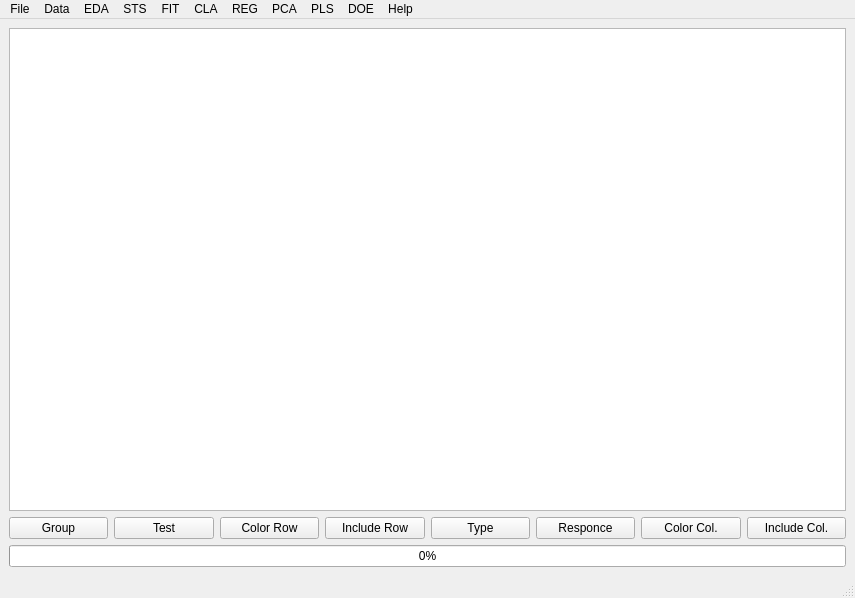
<?xml version="1.0" encoding="UTF-8"?>
<ui version="4.0">
 <class>MainWindow</class>
 <widget class="QMainWindow" name="MainWindow">
  <property name="enabled">
   <bool>true</bool>
  </property>
  <property name="geometry">
   <rect>
    <x>0</x>
    <y>0</y>
    <width>855</width>
    <height>598</height>
   </rect>
  </property>
  <property name="windowTitle">
   <string>Data Processing</string>
  </property>
  <property name="windowIcon">
   <iconset>
    <normaloff>dpf.png</normaloff>dpf.png</iconset>
  </property>
  <property name="toolButtonStyle">
   <enum>Qt::ToolButtonIconOnly</enum>
  </property>
  <widget class="QWidget" name="centralwidget">
   <layout class="QVBoxLayout" name="verticalLayout">
    <item>
     <widget class="QTableView" name="view"/>
    </item>
    <item>
     <layout class="QHBoxLayout" name="horizontalLayout">
      <item>
       <widget class="QPushButton" name="pushButton_Gr">
        <property name="text">
         <string>Group</string>
        </property>
       </widget>
      </item>
      <item>
       <widget class="QPushButton" name="pushButton_Ts">
        <property name="text">
         <string>Test</string>
        </property>
       </widget>
      </item>
      <item>
       <widget class="QPushButton" name="pushButton_Cr">
        <property name="text">
         <string>Color Row</string>
        </property>
       </widget>
      </item>
      <item>
       <widget class="QPushButton" name="pushButton_Ir">
        <property name="text">
         <string>Include Row</string>
        </property>
       </widget>
      </item>
      <item>
       <widget class="QPushButton" name="pushButton_Ty">
        <property name="text">
         <string>Type</string>
        </property>
       </widget>
      </item>
      <item>
       <widget class="QPushButton" name="pushButton_Gc">
        <property name="text">
         <string>Responce</string>
        </property>
       </widget>
      </item>
      <item>
       <widget class="QPushButton" name="pushButton_Cc">
        <property name="text">
         <string>Color Col.</string>
        </property>
       </widget>
      </item>
      <item>
       <widget class="QPushButton" name="pushButton_Ic">
        <property name="text">
         <string>Include Col.</string>
        </property>
       </widget>
      </item>
     </layout>
    </item>
    <item>
     <widget class="QProgressBar" name="progressBar">
      <property name="value">
       <number>0</number>
      </property>
     </widget>
    </item>
   </layout>
  </widget>
  <widget class="QMenuBar" name="menubar">
   <property name="geometry">
    <rect>
     <x>0</x>
     <y>0</y>
     <width>855</width>
     <height>18</height>
    </rect>
   </property>
   <widget class="QMenu" name="menuFile">
    <property name="title">
     <string>File</string>
    </property>
    <widget class="QMenu" name="menuOpen">
     <property name="title">
      <string>Open</string>
     </property>
     <property name="icon">
      <iconset>
       <normaloff>open.png</normaloff>open.png</iconset>
     </property>
     <addaction name="actionCSV"/>
     <addaction name="actionXLS"/>
     <addaction name="actionDPF"/>
    </widget>
    <addaction name="menuOpen"/>
    <addaction name="separator"/>
    <addaction name="actionExit"/>
   </widget>
   <widget class="QMenu" name="menuData">
    <property name="title">
     <string>Data</string>
    </property>
    <addaction name="actionSend_to_Excel"/>
    <addaction name="actionGet_from_Excel"/>
    <addaction name="actionExport"/>
    <addaction name="actionExclude"/>
    <addaction name="actionMissing"/>
    <addaction name="actionSplit"/>
    <addaction name="actionGroups"/>
   </widget>
   <widget class="QMenu" name="menuEDA">
    <property name="title">
     <string>EDA</string>
    </property>
    <addaction name="actionUnivariate_Plot"/>
    <addaction name="actionUnivariate_by_Groups"/>
    <addaction name="actioUnivariate_by_Row"/>
    <addaction name="separator"/>
    <addaction name="actionBivariate_Plot"/>
    <addaction name="actionBivariate_by_Groups"/>
    <addaction name="actionBivariate_by_Row"/>
    <addaction name="separator"/>
    <addaction name="actionTrivariate_Plot"/>
    <addaction name="separator"/>
    <addaction name="actionMultivariate"/>
    <addaction name="separator"/>
    <addaction name="actionTime_Series"/>
   </widget>
   <widget class="QMenu" name="menuSTS">
    <property name="title">
     <string>STS</string>
    </property>
    <widget class="QMenu" name="menuTests">
     <property name="title">
      <string>Tests</string>
     </property>
     <addaction name="actionAverage_difference"/>
    </widget>
    <addaction name="actionSummary"/>
    <addaction name="actionTranspose"/>
    <addaction name="actionBinning"/>
    <addaction name="actionRow_Unfolding"/>
    <addaction name="separator"/>
    <addaction name="menuTests"/>
   </widget>
   <widget class="QMenu" name="menuPLS">
    <property name="title">
     <string>PLS</string>
    </property>
    <addaction name="actionPLScompo"/>
    <addaction name="actionPLSmodel"/>
    <addaction name="separator"/>
    <addaction name="actionPLSplot"/>
    <addaction name="actionPLSweight"/>
    <addaction name="separator"/>
    <addaction name="actionPLSadditional"/>
    <addaction name="separator"/>
    <addaction name="actionPLSSave_Results_4"/>
   </widget>
   <widget class="QMenu" name="menuDOE">
    <property name="title">
     <string>DOE</string>
    </property>
    <addaction name="actionDOExp_Matrix"/>
    <addaction name="separator"/>
    <addaction name="actionDOEplots"/>
    <addaction name="separator"/>
    <addaction name="actionDOEanalysis"/>
    <addaction name="separator"/>
    <addaction name="actionDOESave_Results_5"/>
   </widget>
   <widget class="QMenu" name="menuHelp">
    <property name="title">
     <string>Help</string>
    </property>
    <addaction name="actionAbout"/>
    <addaction name="actionGetting_Started"/>
    <addaction name="actionColor_Name_Map"/>
   </widget>
   <widget class="QMenu" name="menuPCA">
    <property name="title">
     <string>PCA</string>
    </property>
    <addaction name="actionPCAcompo"/>
    <addaction name="actionPCAmodel_2"/>
    <addaction name="separator"/>
    <addaction name="actionPCAplot_2"/>
    <addaction name="actionPCAscore_2"/>
    <addaction name="actionPCAmixed_2"/>
    <addaction name="separator"/>
    <addaction name="actionPCAadditional_2"/>
    <addaction name="separator"/>
    <addaction name="actionPCASave_Results_3"/>
   </widget>
   <widget class="QMenu" name="menuRegression">
    <property name="title">
     <string>REG</string>
    </property>
    <addaction name="actionREGmodel"/>
    <addaction name="separator"/>
    <addaction name="actionREGeneral_Plots"/>
    <addaction name="separator"/>
    <addaction name="actionREGAdditional_Data"/>
    <addaction name="separator"/>
    <addaction name="actionREGSave_Results_2"/>
   </widget>
   <widget class="QMenu" name="menuCLA">
    <property name="title">
     <string>CLA</string>
    </property>
    <addaction name="actionK_Neighbors"/>
    <addaction name="actionLinear_models"/>
   </widget>
   <widget class="QMenu" name="menuFIT">
    <property name="title">
     <string>FIT</string>
    </property>
    <addaction name="actionFITModel"/>
    <addaction name="separator"/>
    <addaction name="actionFITPlots"/>
    <addaction name="separator"/>
    <addaction name="actionAdditional_Data"/>
    <addaction name="separator"/>
    <addaction name="actionSave_Results_2"/>
   </widget>
   <addaction name="menuFile"/>
   <addaction name="menuData"/>
   <addaction name="menuEDA"/>
   <addaction name="menuSTS"/>
   <addaction name="menuFIT"/>
   <addaction name="menuCLA"/>
   <addaction name="menuRegression"/>
   <addaction name="menuPCA"/>
   <addaction name="menuPLS"/>
   <addaction name="menuDOE"/>
   <addaction name="menuHelp"/>
  </widget>
  <widget class="QStatusBar" name="statusbar"/>
  <action name="actionSave_Results">
   <property name="icon">
    <iconset>
     <normaloff>save.png</normaloff>save.png</iconset>
   </property>
   <property name="text">
    <string>Save Results</string>
   </property>
  </action>
  <action name="actionExit">
   <property name="icon">
    <iconset>
     <normaloff>exit.png</normaloff>exit.png</iconset>
   </property>
   <property name="text">
    <string>Exit</string>
   </property>
  </action>
  <action name="actionSend_to_Excel">
   <property name="icon">
    <iconset>
     <normaloff>send.png</normaloff>send.png</iconset>
   </property>
   <property name="text">
    <string>Send to Excel</string>
   </property>
  </action>
  <action name="actionGet_from_Excel">
   <property name="icon">
    <iconset>
     <normaloff>get.png</normaloff>get.png</iconset>
   </property>
   <property name="text">
    <string>Get from Excel</string>
   </property>
  </action>
  <action name="actionNull_Rows">
   <property name="text">
    <string>Remove Rows</string>
   </property>
  </action>
  <action name="actionNull_Columns">
   <property name="text">
    <string>Remove Columns</string>
   </property>
  </action>
  <action name="actionNUll_Rows">
   <property name="text">
    <string>Null Rows</string>
   </property>
  </action>
  <action name="actionNUll_Columns">
   <property name="text">
    <string>Nul Columns</string>
   </property>
  </action>
  <action name="actionFill_Farward">
   <property name="text">
    <string>Fill Farward</string>
   </property>
  </action>
  <action name="actionFill_Backward">
   <property name="text">
    <string>Fill Backward</string>
   </property>
  </action>
  <action name="actionFill_with_Constant">
   <property name="text">
    <string>Fill with Constant</string>
   </property>
  </action>
  <action name="actionAverage">
   <property name="text">
    <string>Average</string>
   </property>
  </action>
  <action name="actionInterpolate">
   <property name="text">
    <string>Interpolate</string>
   </property>
  </action>
  <action name="actionPCA_reconstrction">
   <property name="text">
    <string>PCA reconstrction</string>
   </property>
  </action>
  <action name="actionBox_Plot">
   <property name="text">
    <string>Box Plot</string>
   </property>
  </action>
  <action name="actionBox_Cox_Normality_Plot">
   <property name="text">
    <string>Box Cox Normality Plot</string>
   </property>
  </action>
  <action name="actionNormal_Probability_Plot">
   <property name="text">
    <string>Normal Probability Plot</string>
   </property>
  </action>
  <action name="actionProbability_Plot_Correlation_Coefficients">
   <property name="text">
    <string>Probability Plot Correlation Coefficients</string>
   </property>
  </action>
  <action name="actionBootstrap_Plot">
   <property name="text">
    <string>Bootstrap Plot</string>
   </property>
  </action>
  <action name="actionHistogram">
   <property name="text">
    <string>Histogram</string>
   </property>
  </action>
  <action name="actionRow_Scatter_Plot">
   <property name="text">
    <string>Row Scatter Plot</string>
   </property>
  </action>
  <action name="actionColumn_Scatter_Plot">
   <property name="text">
    <string>Column Scatter Plot</string>
   </property>
  </action>
  <action name="actionEllipse_Plot">
   <property name="text">
    <string>Ellipse Plot</string>
   </property>
  </action>
  <action name="actionSlide_Plot">
   <property name="text">
    <string>Slide Plot</string>
   </property>
  </action>
  <action name="actionBox_Cox_Linearity_Plot">
   <property name="text">
    <string>Box Cox Linearity Plot</string>
   </property>
  </action>
  <action name="actionProbability_Plot">
   <property name="text">
    <string>Probability Plot</string>
   </property>
  </action>
  <action name="actionBi_Hstogram_Plot">
   <property name="text">
    <string>Bi Hstogram Plot</string>
   </property>
  </action>
  <action name="actionLeast_Squares_Fitting">
   <property name="text">
    <string>Least Squares Fitting</string>
   </property>
  </action>
  <action name="actionContour_Plot">
   <property name="text">
    <string>Contour Plot</string>
   </property>
  </action>
  <action name="actionAutocorrelation_Plot">
   <property name="text">
    <string>Autocorrelation Plot</string>
   </property>
  </action>
  <action name="actionSpectrum_Plot">
   <property name="text">
    <string>Spectrum Plot</string>
   </property>
  </action>
  <action name="actionStar_Plot">
   <property name="text">
    <string>Star Plot</string>
   </property>
  </action>
  <action name="actionScatter_Matrix_Plot">
   <property name="text">
    <string>Scatter Matrix Plot</string>
   </property>
  </action>
  <action name="actionConditioning_Plot">
   <property name="text">
    <string>Conditioning Plot</string>
   </property>
  </action>
  <action name="actionTime_Series_and_Multivariate">
   <property name="text">
    <string>Time Series and Multivariate</string>
   </property>
  </action>
  <action name="actionSummary">
   <property name="icon">
    <iconset>
     <normaloff>summary.png</normaloff>summary.png</iconset>
   </property>
   <property name="text">
    <string>Summary</string>
   </property>
  </action>
  <action name="actionDifference">
   <property name="text">
    <string>Difference </string>
   </property>
  </action>
  <action name="actionTranspose">
   <property name="icon">
    <iconset>
     <normaloff>trans.png</normaloff>trans.png</iconset>
   </property>
   <property name="text">
    <string>Transpose</string>
   </property>
  </action>
  <action name="actionBinning">
   <property name="icon">
    <iconset>
     <normaloff>bin.png</normaloff>bin.png</iconset>
   </property>
   <property name="text">
    <string>Binning</string>
   </property>
  </action>
  <action name="actionRow_Unfolding">
   <property name="icon">
    <iconset>
     <normaloff>row.png</normaloff>row.png</iconset>
   </property>
   <property name="text">
    <string>Row Unfolding</string>
   </property>
  </action>
  <action name="actionPCAcomponent">
   <property name="icon">
    <iconset>
     <normaloff>number.png</normaloff>number.png</iconset>
   </property>
   <property name="text">
    <string>Comp.Number</string>
   </property>
  </action>
  <action name="actionPCAmodel">
   <property name="icon">
    <iconset>
     <normaloff>model.png</normaloff>model.png</iconset>
   </property>
   <property name="text">
    <string>Model</string>
   </property>
  </action>
  <action name="actionVariance">
   <property name="text">
    <string>Variance</string>
   </property>
  </action>
  <action name="actionVariance_Cumulate">
   <property name="text">
    <string>Variance Cumulate</string>
   </property>
  </action>
  <action name="actionLoadings">
   <property name="text">
    <string>Loadings</string>
   </property>
  </action>
  <action name="actionScores">
   <property name="text">
    <string>Scores</string>
   </property>
  </action>
  <action name="actionEllipse">
   <property name="text">
    <string>Ellipse</string>
   </property>
  </action>
  <action name="actionKernel_SVM">
   <property name="text">
    <string>Kernel SVM</string>
   </property>
  </action>
  <action name="actionT_2_Hotelling">
   <property name="text">
    <string>T^2  Hotelling</string>
   </property>
  </action>
  <action name="actionQ_SPE">
   <property name="text">
    <string>Q - SPE</string>
   </property>
  </action>
  <action name="actionSPE_Contribution">
   <property name="text">
    <string>SPE Contribution</string>
   </property>
  </action>
  <action name="actionColumn_REsidual_Plot">
   <property name="text">
    <string>Column Residual Plot</string>
   </property>
  </action>
  <action name="actionCV_Prediction">
   <property name="text">
    <string>CV Prediction</string>
   </property>
  </action>
  <action name="actionPCAscore">
   <property name="icon">
    <iconset>
     <normaloff>score.png</normaloff>score.png</iconset>
   </property>
   <property name="text">
    <string>Score Contribution Plots</string>
   </property>
  </action>
  <action name="actionPoint_to_Point">
   <property name="text">
    <string>Point to Point </string>
   </property>
  </action>
  <action name="actionPoint_to_Average">
   <property name="text">
    <string>Point to Average</string>
   </property>
  </action>
  <action name="actionGroup_t_Group">
   <property name="text">
    <string>Group t Group</string>
   </property>
  </action>
  <action name="actionLoading_vs_Variables">
   <property name="text">
    <string>Loading vs. Variables</string>
   </property>
  </action>
  <action name="actionVariable_vs_Scores">
   <property name="text">
    <string>Variable vs Scores</string>
   </property>
  </action>
  <action name="actionPCR_Regression">
   <property name="text">
    <string>PCR Regression</string>
   </property>
  </action>
  <action name="actionPLScompo">
   <property name="icon">
    <iconset>
     <normaloff>number.png</normaloff>number.png</iconset>
   </property>
   <property name="text">
    <string>Compo.Number</string>
   </property>
  </action>
  <action name="actionPLSmodel">
   <property name="icon">
    <iconset>
     <normaloff>model.png</normaloff>model.png</iconset>
   </property>
   <property name="text">
    <string>Model</string>
   </property>
  </action>
  <action name="actionAll_Fitted_Values">
   <property name="text">
    <string>All Fitted Values</string>
   </property>
  </action>
  <action name="actionFitted_Values">
   <property name="text">
    <string>Fitted Values</string>
   </property>
  </action>
  <action name="actionCoefficients">
   <property name="text">
    <string>Coefficients</string>
   </property>
  </action>
  <action name="actionW_i_space">
   <property name="text">
    <string>W*i space</string>
   </property>
  </action>
  <action name="actionQi_Space">
   <property name="text">
    <string>Qi space</string>
   </property>
  </action>
  <action name="actionW_Qi_space">
   <property name="text">
    <string>W*Qi space</string>
   </property>
  </action>
  <action name="actionScores_2">
   <property name="text">
    <string>Scores</string>
   </property>
  </action>
  <action name="actionT_2_Hotelling_2">
   <property name="text">
    <string>T^2 Hotelling</string>
   </property>
  </action>
  <action name="actionSPE_X">
   <property name="text">
    <string>SPE X</string>
   </property>
  </action>
  <action name="actionSPE_Y">
   <property name="text">
    <string>SPE Y</string>
   </property>
  </action>
  <action name="actionRelationship_T_vs_U">
   <property name="text">
    <string>Relationship: T vs. U</string>
   </property>
  </action>
  <action name="actionCV_Prediction_2">
   <property name="text">
    <string>CV Prediction</string>
   </property>
  </action>
  <action name="actionVIP">
   <property name="text">
    <string>VIP</string>
   </property>
  </action>
  <action name="actionPoint_to_Point_2">
   <property name="text">
    <string>Point to Point</string>
   </property>
  </action>
  <action name="actionPoint_to_Average_2">
   <property name="text">
    <string>Point to Average</string>
   </property>
  </action>
  <action name="actionGroup_to_Group">
   <property name="text">
    <string>Group to Group</string>
   </property>
  </action>
  <action name="actionDOEmodel">
   <property name="icon">
    <iconset>
     <normaloff>model.png</normaloff>model.png</iconset>
   </property>
   <property name="text">
    <string>Model</string>
   </property>
  </action>
  <action name="actionDOEanalysis">
   <property name="icon">
    <iconset>
     <normaloff>analysis.png</normaloff>analysis.png</iconset>
   </property>
   <property name="text">
    <string>Analysis</string>
   </property>
  </action>
  <action name="actionAnova">
   <property name="text">
    <string>Anova</string>
   </property>
  </action>
  <action name="actionCoefficients_2">
   <property name="text">
    <string>Coefficients</string>
   </property>
  </action>
  <action name="actionPredictions">
   <property name="text">
    <string>Predictions</string>
   </property>
  </action>
  <action name="actionResiduals">
   <property name="text">
    <string>Residuals</string>
   </property>
  </action>
  <action name="actionOptimal">
   <property name="text">
    <string>Optimal</string>
   </property>
  </action>
  <action name="actionFactorial_2_levels">
   <property name="text">
    <string>Factorial 2 levels</string>
   </property>
  </action>
  <action name="actionFull_Factorial">
   <property name="text">
    <string>Full Factorial</string>
   </property>
  </action>
  <action name="actionPluckett_Burman_2_level">
   <property name="text">
    <string>Pluckett-Burman 2 level</string>
   </property>
  </action>
  <action name="actionOrdered">
   <property name="text">
    <string>Ordered</string>
   </property>
  </action>
  <action name="actionMain_Effect_Scatter">
   <property name="text">
    <string>Main Effect (Scatter)</string>
   </property>
  </action>
  <action name="actionMean">
   <property name="text">
    <string>Mean</string>
   </property>
  </action>
  <action name="actionBlock_REsponce">
   <property name="text">
    <string>Block REsponce</string>
   </property>
  </action>
  <action name="actionBlock_Responce_vs_Factors">
   <property name="text">
    <string>Block Responce vs. Factors</string>
   </property>
  </action>
  <action name="actionInteraction">
   <property name="text">
    <string>Interaction</string>
   </property>
  </action>
  <action name="actionYouden">
   <property name="text">
    <string>Youden</string>
   </property>
  </action>
  <action name="action_Effects">
   <property name="text">
    <string>|Effects|</string>
   </property>
  </action>
  <action name="actionHalf_Normal">
   <property name="text">
    <string>Half Normal</string>
   </property>
  </action>
  <action name="actionAbout">
   <property name="icon">
    <iconset>
     <normaloff>about.png</normaloff>about.png</iconset>
   </property>
   <property name="text">
    <string>About</string>
   </property>
  </action>
  <action name="actionGetting_Started">
   <property name="icon">
    <iconset>
     <normaloff>Help.png</normaloff>Help.png</iconset>
   </property>
   <property name="text">
    <string>Getting Started</string>
   </property>
  </action>
  <action name="actionColor_Name_Map">
   <property name="icon">
    <iconset>
     <normaloff>color.png</normaloff>color.png</iconset>
   </property>
   <property name="text">
    <string>Color Name Map</string>
   </property>
  </action>
  <action name="actionCSV">
   <property name="icon">
    <iconset>
     <normaloff>csv.png</normaloff>csv.png</iconset>
   </property>
   <property name="text">
    <string>CSV</string>
   </property>
  </action>
  <action name="actionXLS">
   <property name="icon">
    <iconset>
     <normaloff>xls.png</normaloff>xls.png</iconset>
   </property>
   <property name="text">
    <string>XLS/XLSX</string>
   </property>
  </action>
  <action name="actionDPF">
   <property name="icon">
    <iconset>
     <normaloff>dpf.png</normaloff>dpf.png</iconset>
   </property>
   <property name="text">
    <string>DPF</string>
   </property>
  </action>
  <action name="actionUnivariate_Plot">
   <property name="icon">
    <iconset>
     <normaloff>1.png</normaloff>1.png</iconset>
   </property>
   <property name="text">
    <string>Univariate Plot</string>
   </property>
  </action>
  <action name="actionExclude">
   <property name="icon">
    <iconset>
     <normaloff>exclude.png</normaloff>exclude.png</iconset>
   </property>
   <property name="text">
    <string>Exclude</string>
   </property>
  </action>
  <action name="actionMissing">
   <property name="icon">
    <iconset>
     <normaloff>miss.png</normaloff>miss.png</iconset>
   </property>
   <property name="text">
    <string>Missing</string>
   </property>
  </action>
  <action name="actionBivariate_Plot">
   <property name="icon">
    <iconset>
     <normaloff>2.png</normaloff>2.png</iconset>
   </property>
   <property name="text">
    <string>Bivariate Plot</string>
   </property>
  </action>
  <action name="actionTrivariate_Plot">
   <property name="icon">
    <iconset>
     <normaloff>3.png</normaloff>3.png</iconset>
   </property>
   <property name="text">
    <string>Trivariate Plot</string>
   </property>
  </action>
  <action name="actionUnivariate_by_Groups">
   <property name="text">
    <string>Univariate by Groups</string>
   </property>
  </action>
  <action name="actionBivariate_by_Groups">
   <property name="text">
    <string>Bivariate by Groups</string>
   </property>
  </action>
  <action name="actionMultivariate">
   <property name="icon">
    <iconset>
     <normaloff>M.png</normaloff>M.png</iconset>
   </property>
   <property name="text">
    <string>Multivariate</string>
   </property>
  </action>
  <action name="actionRegression">
   <property name="icon">
    <iconset>
     <normaloff>regre.png</normaloff>regre.png</iconset>
   </property>
   <property name="text">
    <string>Regression</string>
   </property>
  </action>
  <action name="actionTime_Series">
   <property name="icon">
    <iconset>
     <normaloff>LT.png</normaloff>LT.png</iconset>
   </property>
   <property name="text">
    <string>Time Series</string>
   </property>
  </action>
  <action name="actionAverage_difference">
   <property name="text">
    <string>Average difference</string>
   </property>
  </action>
  <action name="actionPCAplot">
   <property name="icon">
    <iconset>
     <normaloff>plot.png</normaloff>plot.png</iconset>
   </property>
   <property name="text">
    <string>General Plots</string>
   </property>
  </action>
  <action name="actionPCAadditional">
   <property name="icon">
    <iconset>
     <normaloff>add.png</normaloff>add.png</iconset>
   </property>
   <property name="text">
    <string>Additional Data</string>
   </property>
  </action>
  <action name="actionPCAmixed">
   <property name="icon">
    <iconset>
     <normaloff>mixed.png</normaloff>mixed.png</iconset>
   </property>
   <property name="text">
    <string>Mixed Plots</string>
   </property>
  </action>
  <action name="actionPLSplot">
   <property name="icon">
    <iconset>
     <normaloff>plot.png</normaloff>plot.png</iconset>
   </property>
   <property name="text">
    <string>General Plots</string>
   </property>
  </action>
  <action name="actionPLSadditional">
   <property name="icon">
    <iconset>
     <normaloff>add.png</normaloff>add.png</iconset>
   </property>
   <property name="text">
    <string>Additional Data</string>
   </property>
  </action>
  <action name="actionPLSweight">
   <property name="icon">
    <iconset>
     <normaloff>score.png</normaloff>score.png</iconset>
   </property>
   <property name="text">
    <string>Weight Contribution Plots</string>
   </property>
  </action>
  <action name="actionPCAmodel_2">
   <property name="icon">
    <iconset>
     <normaloff>model.png</normaloff>model.png</iconset>
   </property>
   <property name="text">
    <string>Model</string>
   </property>
  </action>
  <action name="actionPCAcompo">
   <property name="icon">
    <iconset>
     <normaloff>number.png</normaloff>number.png</iconset>
   </property>
   <property name="text">
    <string>Comp.Number</string>
   </property>
  </action>
  <action name="actionPCAplot_2">
   <property name="icon">
    <iconset>
     <normaloff>plot.png</normaloff>plot.png</iconset>
   </property>
   <property name="text">
    <string>General Plots</string>
   </property>
  </action>
  <action name="actionPCAscore_2">
   <property name="icon">
    <iconset>
     <normaloff>score.png</normaloff>score.png</iconset>
   </property>
   <property name="text">
    <string>Score Contribution Plots</string>
   </property>
  </action>
  <action name="actionPCAmixed_2">
   <property name="icon">
    <iconset>
     <normaloff>mixed.png</normaloff>mixed.png</iconset>
   </property>
   <property name="text">
    <string>Mixed Plots</string>
   </property>
  </action>
  <action name="actionPCAadditional_2">
   <property name="icon">
    <iconset>
     <normaloff>add.png</normaloff>add.png</iconset>
   </property>
   <property name="text">
    <string>Additional Data</string>
   </property>
  </action>
  <action name="actionDOEplots">
   <property name="icon">
    <iconset>
     <normaloff>plot.png</normaloff>plot.png</iconset>
   </property>
   <property name="text">
    <string>General Plots</string>
   </property>
  </action>
  <action name="actionDOExp_Matrix">
   <property name="icon">
    <iconset>
     <normaloff>matrix.png</normaloff>matrix.png</iconset>
   </property>
   <property name="text">
    <string>Exp. Matrix</string>
   </property>
  </action>
  <action name="actionRegression_2">
   <property name="text">
    <string>Regression</string>
   </property>
  </action>
  <action name="actionREGmodel">
   <property name="icon">
    <iconset>
     <normaloff>model.png</normaloff>model.png</iconset>
   </property>
   <property name="text">
    <string>Model</string>
   </property>
  </action>
  <action name="actionREGeneral_Plots">
   <property name="icon">
    <iconset>
     <normaloff>plot.png</normaloff>plot.png</iconset>
   </property>
   <property name="text">
    <string>General Plots</string>
   </property>
  </action>
  <action name="actionREGSave_Results_2">
   <property name="icon">
    <iconset>
     <normaloff>save.png</normaloff>save.png</iconset>
   </property>
   <property name="text">
    <string>Save Results</string>
   </property>
  </action>
  <action name="actionPCASave_Results_3">
   <property name="icon">
    <iconset>
     <normaloff>save.png</normaloff>save.png</iconset>
   </property>
   <property name="text">
    <string>Save Results</string>
   </property>
  </action>
  <action name="actionPLSSave_Results_4">
   <property name="icon">
    <iconset>
     <normaloff>save.png</normaloff>save.png</iconset>
   </property>
   <property name="text">
    <string>Save Results</string>
   </property>
  </action>
  <action name="actionDOESave_Results_5">
   <property name="icon">
    <iconset>
     <normaloff>save.png</normaloff>save.png</iconset>
   </property>
   <property name="text">
    <string>Save Results</string>
   </property>
  </action>
  <action name="actionK_Neighbors">
   <property name="text">
    <string>K-Neighbors</string>
   </property>
  </action>
  <action name="actionSplit">
   <property name="icon">
    <iconset>
     <normaloff>split.png</normaloff>split.png</iconset>
   </property>
   <property name="text">
    <string>Split</string>
   </property>
  </action>
  <action name="actionLinear_models">
   <property name="text">
    <string>Linear Models</string>
   </property>
  </action>
  <action name="actionLinear_SVN">
   <property name="text">
    <string>Linear SVC</string>
   </property>
  </action>
  <action name="actionLogistic">
   <property name="text">
    <string>Logistic</string>
   </property>
  </action>
  <action name="actionFITModel">
   <property name="icon">
    <iconset>
     <normaloff>save.png</normaloff>save.png</iconset>
   </property>
   <property name="text">
    <string>Model</string>
   </property>
  </action>
  <action name="actionREGAdditional_Data">
   <property name="icon">
    <iconset>
     <normaloff>add.png</normaloff>add.png</iconset>
   </property>
   <property name="text">
    <string>Additional Data</string>
   </property>
  </action>
  <action name="actionGroups">
   <property name="icon">
    <iconset>
     <normaloff>group.png</normaloff>group.png</iconset>
   </property>
   <property name="text">
    <string>Groups</string>
   </property>
  </action>
  <action name="actionInclude">
   <property name="icon">
    <iconset>
     <normaloff>include.png</normaloff>include.png</iconset>
   </property>
   <property name="text">
    <string>Include</string>
   </property>
  </action>
  <action name="actioUnivariate_by_Row">
   <property name="text">
    <string>Univariate by Row</string>
   </property>
  </action>
  <action name="actionBivariate_by_Row">
   <property name="text">
    <string>Bivariate by Row</string>
   </property>
  </action>
  <action name="actionFITPlots">
   <property name="icon">
    <iconset>
     <normaloff>plot.png</normaloff>plot.png</iconset>
   </property>
   <property name="text">
    <string>General Plots</string>
   </property>
  </action>
  <action name="actionAdditional_Data">
   <property name="icon">
    <iconset>
     <normaloff>add.png</normaloff>add.png</iconset>
   </property>
   <property name="text">
    <string>Additional Data</string>
   </property>
  </action>
  <action name="actionSave_Results_2">
   <property name="icon">
    <iconset>
     <normaloff>save.png</normaloff>save.png</iconset>
   </property>
   <property name="text">
    <string>Save Results</string>
   </property>
  </action>
  <action name="actionView">
   <property name="icon">
    <iconset>
     <normaloff>view.png</normaloff>view.png</iconset>
   </property>
   <property name="text">
    <string>View</string>
   </property>
  </action>
  <action name="actionExport">
   <property name="icon">
    <iconset>
     <normaloff>export.png</normaloff>export.png</iconset>
   </property>
   <property name="text">
    <string>Export Settings</string>
   </property>
  </action>
 </widget>
 <resources/>
 <connections>
  <connection>
   <sender>actionExit</sender>
   <signal>triggered()</signal>
   <receiver>MainWindow</receiver>
   <slot>close()</slot>
   <hints>
    <hint type="sourcelabel">
     <x>-1</x>
     <y>-1</y>
    </hint>
    <hint type="destinationlabel">
     <x>323</x>
     <y>25</y>
    </hint>
   </hints>
  </connection>
 </connections>
</ui>
